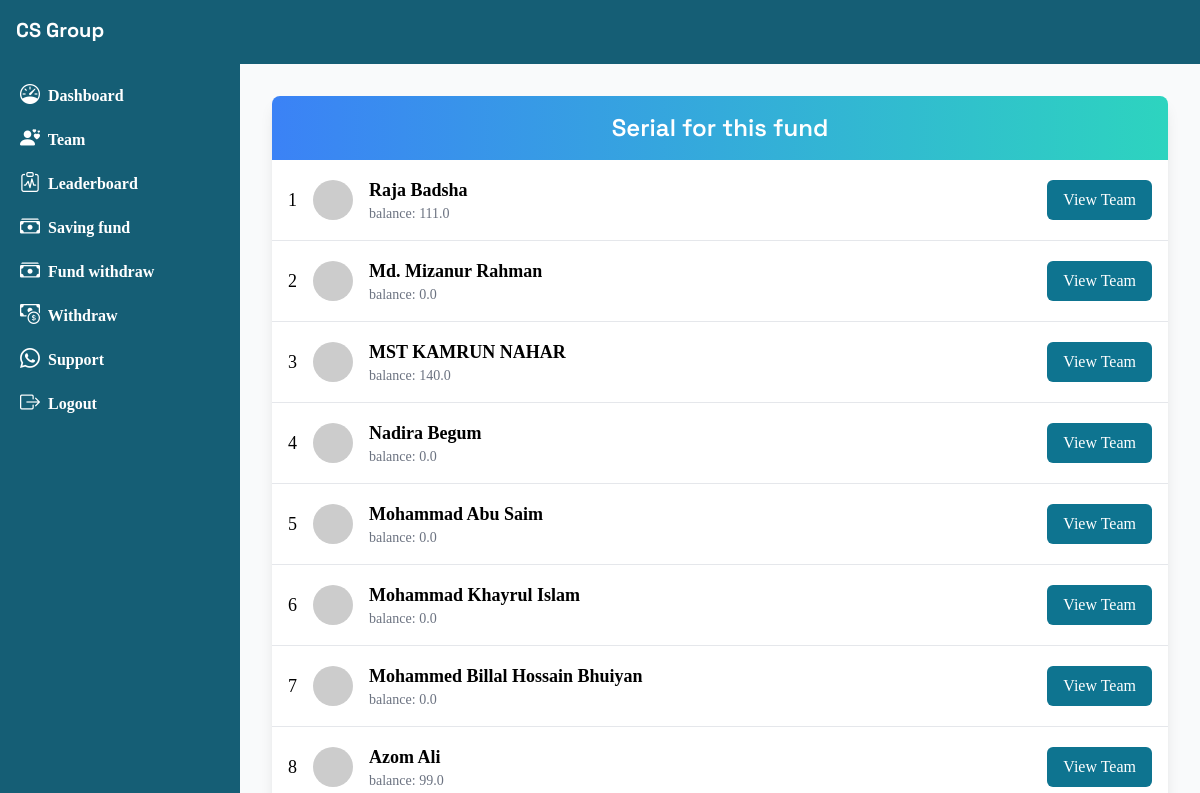
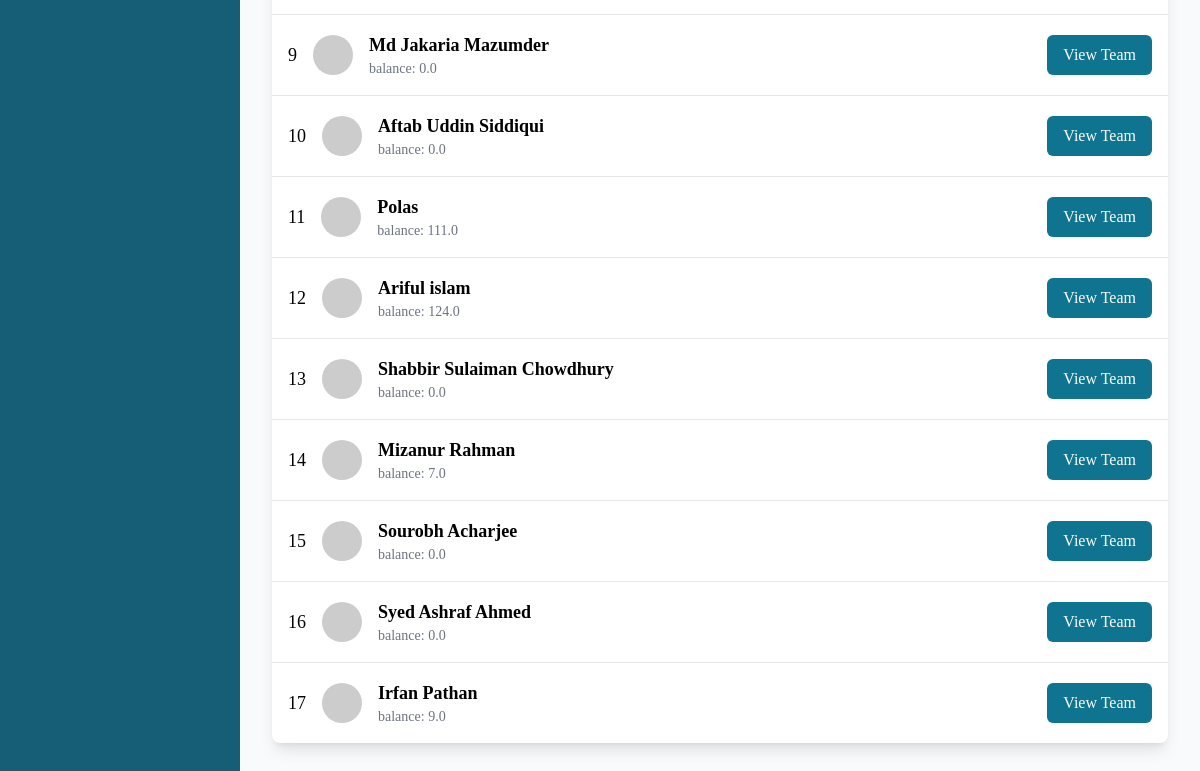
Page /check-serial/2 on the earlier database version (2 pictures, top to bottom).
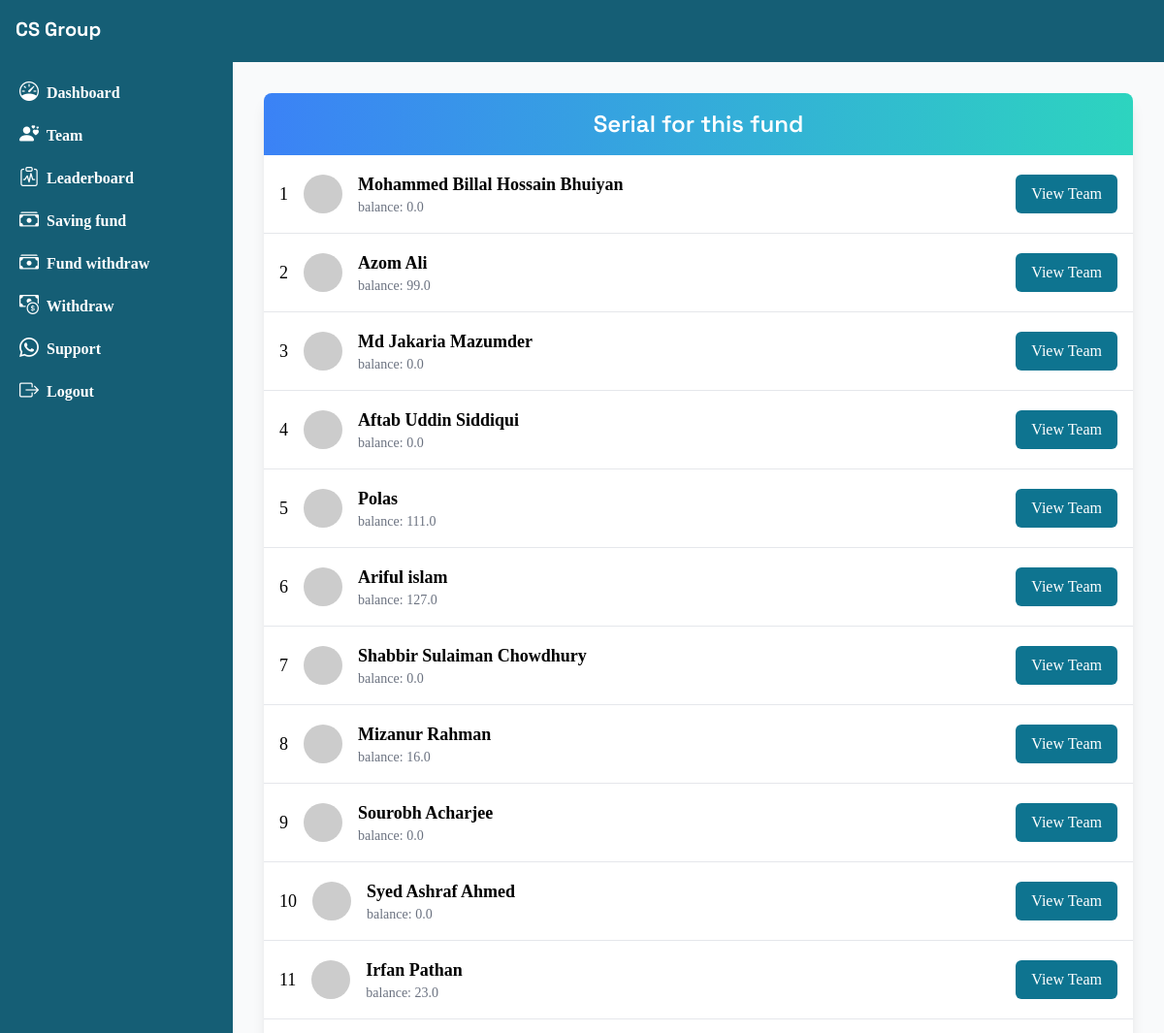
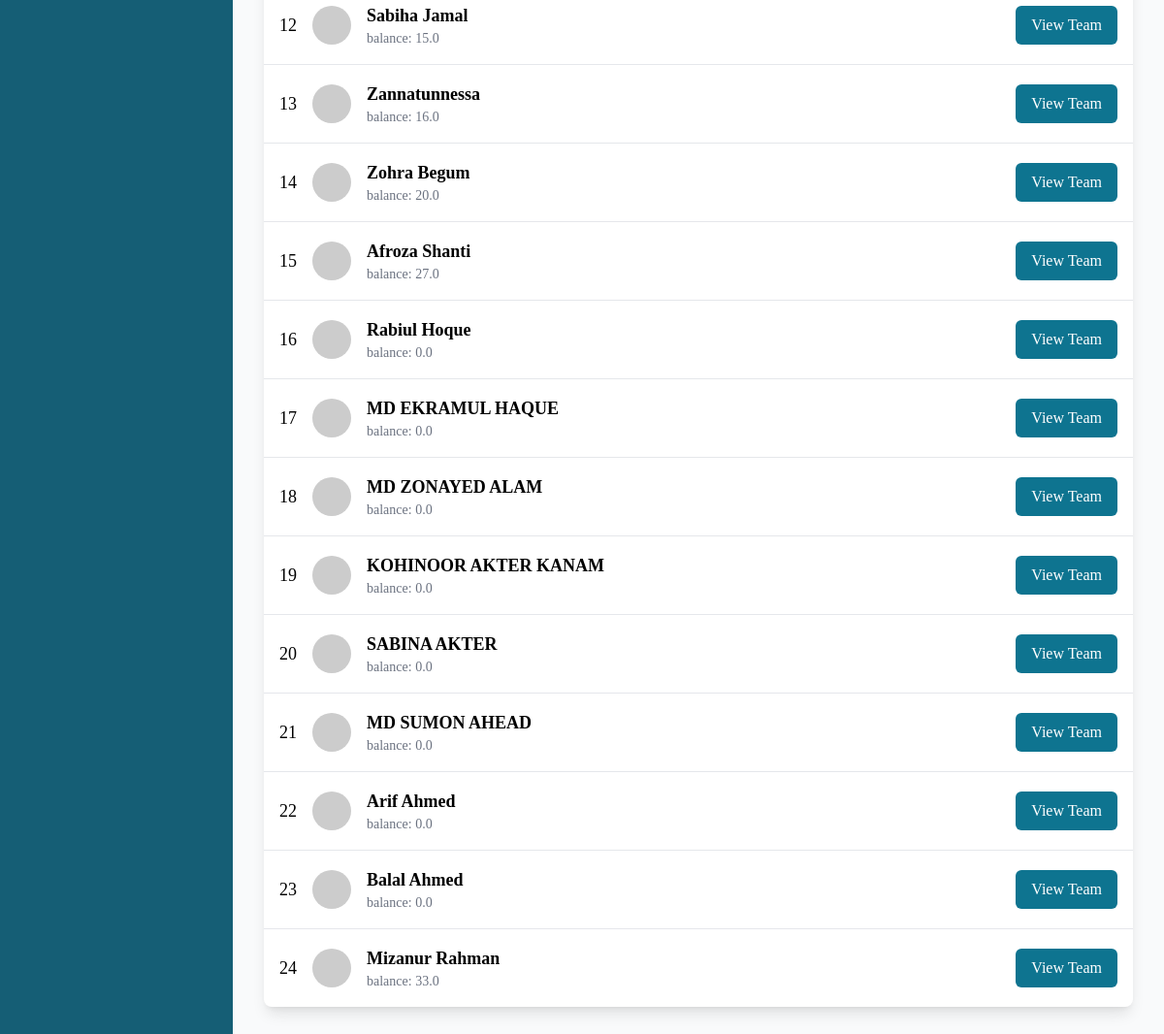
Same page on the later database version (2 pictures, top to bottom).
### base/models.py (models this page shows, shortened)
class Funded(models.Model):
    profle = models.ForeignKey(Profile, on_delete=models.CASCADE, related_name='funding')
    package = models.ForeignKey(FundPackage, on_delete=models.CASCADE, related_name='pack')
    balance = models.IntegerField(default=00)
    is_rewarded = models.BooleanField(default=False)
    def __str__(self):
        return f'funding by {str(self.profle.name)} on {str(self.package.name)}'

class Profile(models.Model):
    user = models.ForeignKey(User, on_delete=models.CASCADE)
    name = models.CharField(max_length=200)
    title = models.CharField(max_length=200, null=True, blank=True)
    number = models.CharField(max_length=50)
    balance = models.FloatField(default=00)
    shopping_balance = models.IntegerField(default=0)
    refer_link = models.CharField(max_length=100)
    is_verified = models.BooleanField(default=False)
    reset_code = models.CharField(max_length=100, null=True, blank=True)
    referred_by = models.ForeignKey(User, related_name='teams', null=True, blank=True, on_delete=models.CASCADE)

### base/views.py (the view)
# urls.py: path('check-serial/<int:id>', check_serial)
def check_serial(request, id):
    pack =FundPackage.objects.get(id=id)
    fund_users =Funded.objects.filter(
        is_rewarded=False,
        package = pack)
    print("funded users data here we go", fund_users)
    context = {'fund_users' : fund_users}
    return render(request, 'serial.html', context)

### templates/serial.html
{% extends 'dash.html' %}
{% block body %}
  <div class="container mx-auto p-6">
        <div class="bg-white shadow-lg rounded-lg overflow-hidden">
            <div class="bg-gradient-to-r from-blue-500 to-teal-400 text-white text-center py-4 text-2xl font-semibold">
                Serial for this fund
            </div>
            <ul class="divide-y divide-gray-200">
                {% for i in fund_users %}
                <li class="flex items-center justify-between p-4">
                    <div class="flex items-center space-x-4">
                        <span class="text-lg font-medium">{{ forloop.counter }}</span>
                        <img class="w-10 h-10 rounded-full" src="https://api.dicebear.com/8.x/big-smile/svg?seed={{i.profle.name}}" alt="User Avatar">
                        <div>
                            <p class="text-lg font-semibold">{{i.profle.name}}</p>
                            <p class="text-sm text-gray-500">balance: {{i.profle.balance}}</p>
                        </div>
                    </div>
                    <div>
                        <a href="/teams/{{i.profle.user.username}}">
                        <button class="bg-cyan-700 text-white px-4 py-2 rounded-md hover:bg-blue-600">View Team</button>
                        </a>
                    </div>
                </li>
                {% endfor %}
            </ul>
        </div>
    </div>
    {% endblock %}

Differences in the rows shown:
no longer on this page (row edited): Funded: profle.name "Raja Badsha", profle.balance "111.0"
no longer on this page (row edited): Funded: profle.name "Md. Mizanur Rahman", profle.balance "0.0"
no longer on this page (row edited): Funded: profle.name "MST KAMRUN NAHAR", profle.balance "140.0"
no longer on this page (row edited): Funded: profle.name "Nadira Begum", profle.balance "0.0"
no longer on this page (row edited): Funded: profle.name "Mohammad Abu Saim", profle.balance "0.0"
no longer on this page (row edited): Funded: profle.name "Mohammad Khayrul Islam", profle.balance "0.0"
changed through a linked row, Funded "Ariful islam": profle.balance "124.0" → "127.0"
changed through a linked row, Funded (number 8 of 24 on the later page): profle.balance "7.0" → "16.0"
changed through a linked row, Funded "Irfan Pathan": profle.balance "9.0" → "23.0"
added Funded: profle.name "Sabiha Jamal", profle.balance "15.0"
added Funded: profle.name "Zannatunnessa", profle.balance "16.0"
added Funded: profle.name "Zohra Begum", profle.balance "20.0"
added Funded: profle.name "Afroza Shanti", profle.balance "27.0"
added Funded: profle.name "Rabiul Hoque", profle.balance "0.0"
added Funded: profle.name "MD EKRAMUL HAQUE", profle.balance "0.0"
added Funded: profle.name "MD ZONAYED ALAM", profle.balance "0.0"
added Funded: profle.name "KOHINOOR AKTER KANAM", profle.balance "0.0"
added Funded: profle.name "SABINA AKTER", profle.balance "0.0"
added Funded: profle.name "MD SUMON AHEAD", profle.balance "0.0"
added Funded: profle.name "Arif Ahmed", profle.balance "0.0"
added Funded: profle.name "Balal Ahmed", profle.balance "0.0"
added Funded: profle.name "Mizanur Rahman", profle.balance "33.0"
